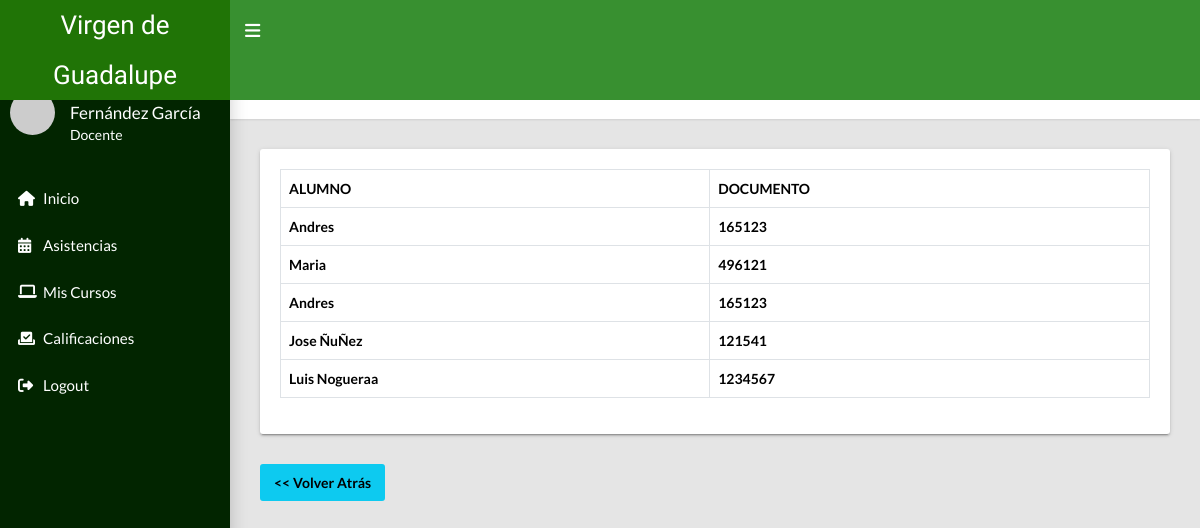
The app's page /profesor/alumnos.php?curso=6 (signed in), older data.
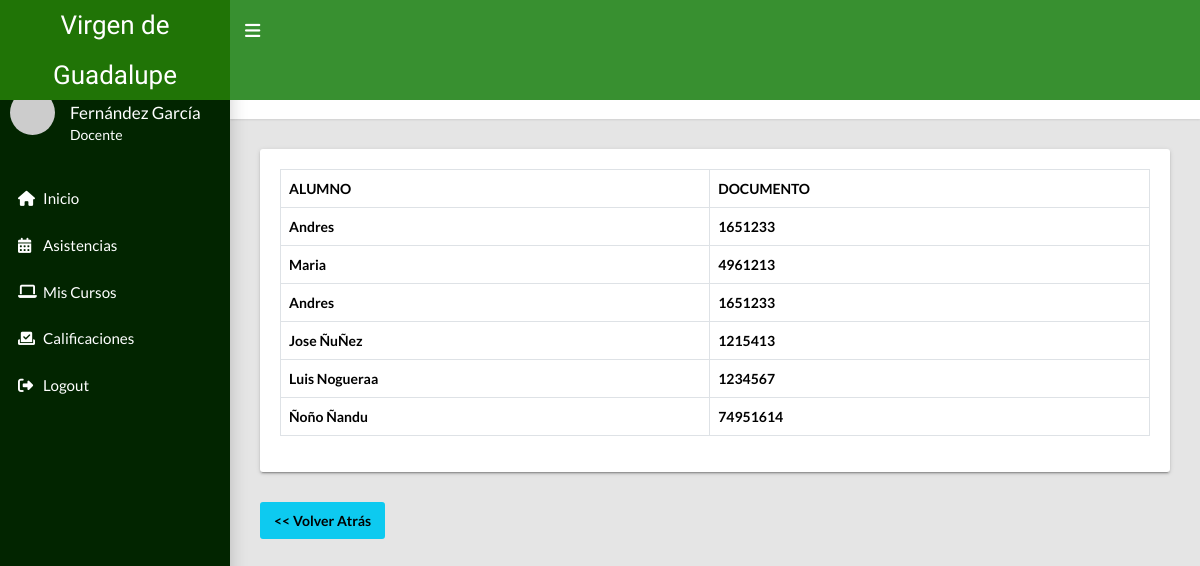
The same page, newer data.
### tables this page shows
CREATE TABLE `profesor_alumno` (
  `pa_id` int(11) NOT NULL,
  `alumno_id` int(11) NOT NULL,
  `pg_id` int(11) NOT NULL,
  `periodo_id` int(11) NOT NULL,
  `estadopa` int(11) NOT NULL
);

CREATE TABLE `alumnos` (
  `alumno_id` int(11) NOT NULL,
  `nombre_alumno` varchar(100) NOT NULL,
  `edad` int(11) NOT NULL,
  `direccion` varchar(100) NOT NULL,
  `documento` varchar(20) NOT NULL,
  `apoderado_id` int(11) NOT NULL,
  `fecha_nac` date NOT NULL,
  `fecha_registro` date NOT NULL,
  `estado` int(11) NOT NULL DEFAULT 1
);

### profesor/alumnos.php (the view, shortened to what this page needs)
<?php
if(!empty($_GET['curso'])){
    $curso = $_GET['curso'];
}else{
    header("location: profesor/");
}
require_once 'includes/header.php';
require_once '../includes/conexion.php';
$sql = "SELECT * FROM profesor_alumno as pa INNER JOIN profesor_grado as pg ON pa.pg_id = pg.pg_id INNER JOIN alumnos as a ON pa.alumno_id = a.alumno_id WHERE pg.pg_id = $curso";
$query = $pdo->prepare($sql);
$query -> execute();
$row = $query ->rowCount();
?>
<main class="app-content">
      <div class="app-title">
        <div>
          <h1><i class="bi bi-speedometer"></i> Lista de alumnos</h1>
        </div>
        <ul class="app-breadcrumb breadcrumb">
          <li class="breadcrumb-item"><i class="fa-solid fa-house"></i></li>
          <li class="breadcrumb-item"><a href="#">Lista de alumnos</a></li>
        </ul>
      </div>
      <div class="row">
        <div class="col-md-12">
          <div class="tile">
          <div class="tile-body">
              <div class="table-responsive">
                <table class="table hover table-responsive table-bordered" id="tableAlumnos">
                  <thead>
                    <tr>
                      <th>ALUMNO</th>
                      <th>DOCUMENTO</th>
                    </tr>
                  </thead>
                  <tbody>
                    <?php if ($row > 0) {
                        while ($data = $query->fetch()) {
                            ?>
                        <tr>
                            <th><?= $data['nombre_alumno']; ?></th>
                            <th><?= $data['documento']; ?></th>
                        </tr>
                    <?php }
                        } ?>
                  </tbody>
                </table>
              </div>
            </div>
          </div>
        </div>
      </div>
      <div class="">
        <a href="index.php" class="btn btn-info"><< Volver Atrás</a>
      </div>
    </main>
<?php
require_once 'includes/footer.php';
?>

Row changes from the older to the newer data that the page shows:
changed through a linked row, profesor_alumno (number 1 of 6 on the later page): alumno.documento "165123" → "1651233"
changed through a linked row, profesor_alumno "Maria": alumno.documento "496121" → "4961213"
changed through a linked row, profesor_alumno (number 3 of 6 on the later page): alumno.documento "165123" → "1651233"
changed through a linked row, profesor_alumno "Jose ÑuÑez": alumno.documento "121541" → "1215413"
added profesor_alumno: alumno.nombre_alumno "Ñoño Ñandu", alumno.documento "74951614"
